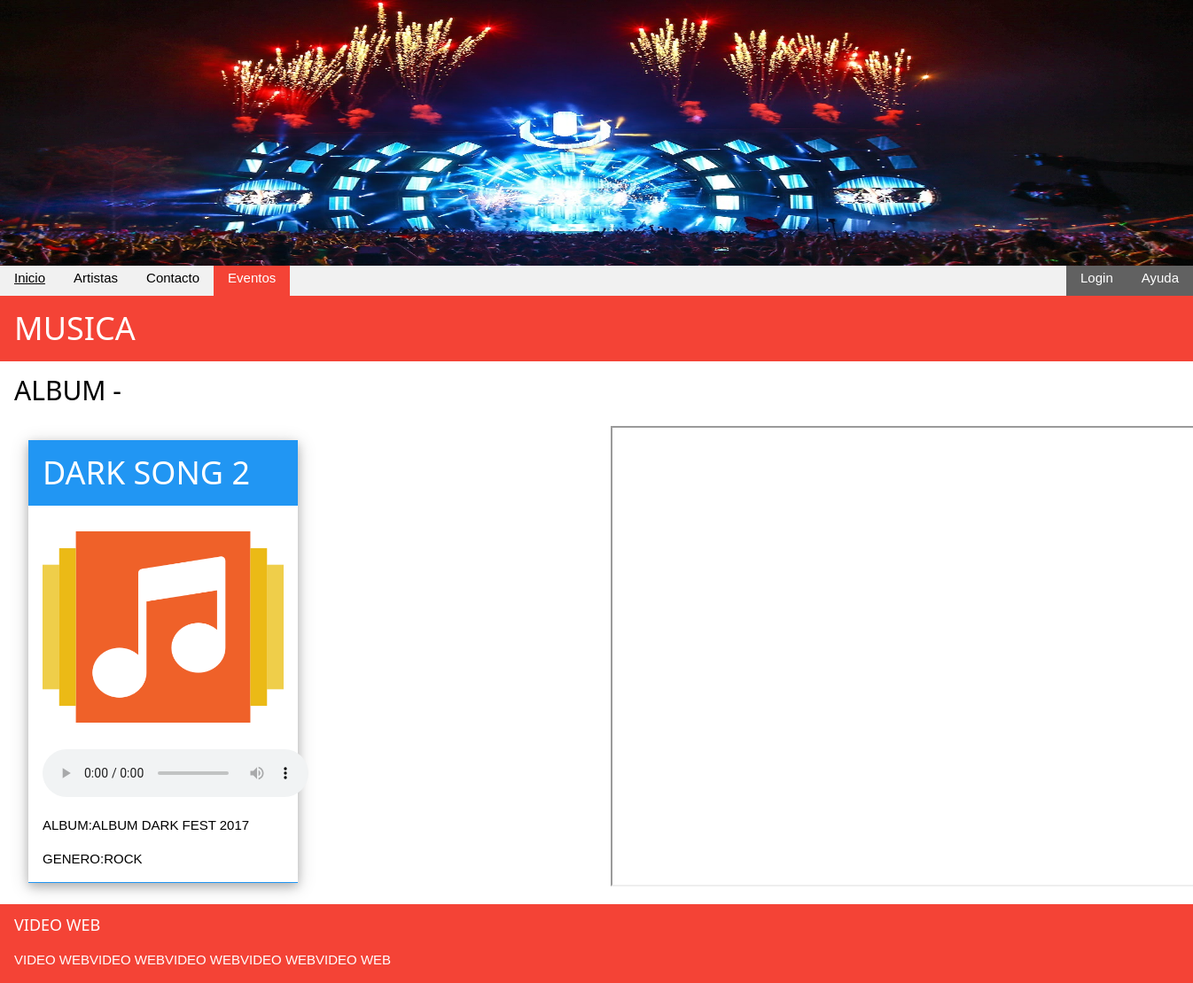
The page /play_music.php?idcancion=2 on the database its author committed.
### tables this page shows
CREATE TABLE `cancion` (
  `idcancion` int(11) NOT NULL,
  `idalbum` int(11) NOT NULL,
  `nombre` varchar(50) NOT NULL,
  `genero` varchar(20) NOT NULL,
  `portada` varchar(200) NOT NULL,
  `mp3` varchar(200) NOT NULL,
  `mp4` varchar(200) NOT NULL
);

CREATE TABLE `album` (
  `idalbum` int(11) NOT NULL,
  `nombrealbum` varchar(50) NOT NULL,
  `anio` varchar(4) NOT NULL,
  `valor` double NOT NULL,
  `iddisquera` int(11) NOT NULL,
  `idartista` int(11) NOT NULL,
  `portada` varchar(100) NOT NULL DEFAULT 'img/compositor.jpg'
);

### play_musicdetalle.php (the view, shortened to what this page needs)
<?php
include('config.php');
$idcancion=$_REQUEST["idcancion"];
$sql = "SELECT c.idcancion,a.nombrealbum,c.nombre,c.genero,c.portada,c.mp3,c.mp4 from cancion c inner JOIN album a on a.idalbum=c.idalbum where c.idcancion=".$idcancion;
        $results = $db->query($sql);
$rows=$results->fetch_row()
?>
       <div class="w3-row">
       <div class="w3-col w3-padding s6 w3-mobile">
        <div class="w3-section w3-white w3-container">
                <?php
        echo "<div class='w3-mobile w3-card-4' style='width:50%;'>";
        echo "<header class='w3-container w3-blue'>";
        echo "<h1>".$rows[2]."</h1>";
        echo "</header>";
        echo "<div class='w3-container'>";
        echo "<img src='http://localhost/".$rows[4]."' width='100%'>";
        echo "<audio controls>";
        echo "<source  src='http://localhost/audio/".$rows[5]."' type='audio/mpeg'>";
        echo "</audio>";
        echo "<p>ALBUM:".$rows[1]."</p>";
        echo "<p>GENERO:".$rows[3]."</p>";
        echo "</div>";
        echo "</div>";
        ?>
    </div>
    </div>
      <div class="w3-col s4 w3-padding w3-mobile">
       <?php
        echo "<iframe class='w3-mobile' width='720'  height='520' src='".$rows[6]."'>";
        echo "</iframe>";
        ?>
    </div>
    </div>

### css/w3.css (style rules this page uses)
html { box-sizing:border-box }
*,*:before,*:after { box-sizing:inherit }
html { -ms-text-size-adjust:100%;-webkit-text-size-adjust:100% }
body { margin:0 }
article,aside,details,figcaption,figure,footer,header,main,menu,nav,section,summary { display:block }
audio,canvas,progress,video { display:inline-block }
img { border-style:none }
html,body { font-family:Verdana,sans-serif;font-size:15px;line-height:1.5 }
html { overflow-x:hidden }
h1 { font-size:36px }
h1,h2,h3,h4,h5,h6 { font-family:"Segoe UI",Arial,sans-serif;font-weight:400;margin:10px 0 }
img { margin-bottom:-5px }
.w3-container:after,.w3-container:before,.w3-panel:after,.w3-panel:before,.w3-row:after,.w3-row:before,.w3-row-padding:after,.w3-row-padding:before, .w3-cell-row:before,.w3-cell-row:after,.w3-clear:after,.w3-clear:before,.w3-bar:before,.w3-bar:after { content:"";display:table;clear:both }
.w3-col,.w3-half,.w3-third,.w3-twothird,.w3-threequarter,.w3-quarter { float:left;width:100% }
.w3-col.s4 { width:33.33333% }
.w3-col.s6 { width:49.99999% }
.w3-container,.w3-panel { padding:0.01em 16px }
.w3-card-4,.w3-hover-shadow:hover { box-shadow:0 4px 10px 0 rgba(0,0,0,0.2),0 4px 20px 0 rgba(0,0,0,0.19) }
.w3-section,.w3-code { margin-top:16px!important;margin-bottom:16px!important }
.w3-padding { padding:8px 16px!important }
.w3-blue,.w3-hover-blue:hover { color:#fff!important;background-color:#2196F3!important }
.w3-white,.w3-hover-white:hover { color:#000!important;background-color:#fff!important }

### rows shown on the page
cancion: nombre "DARK SONG 2", portada (picture), album.nombrealbum "ALBUM DARK FEST 2017", genero "ROCK"
